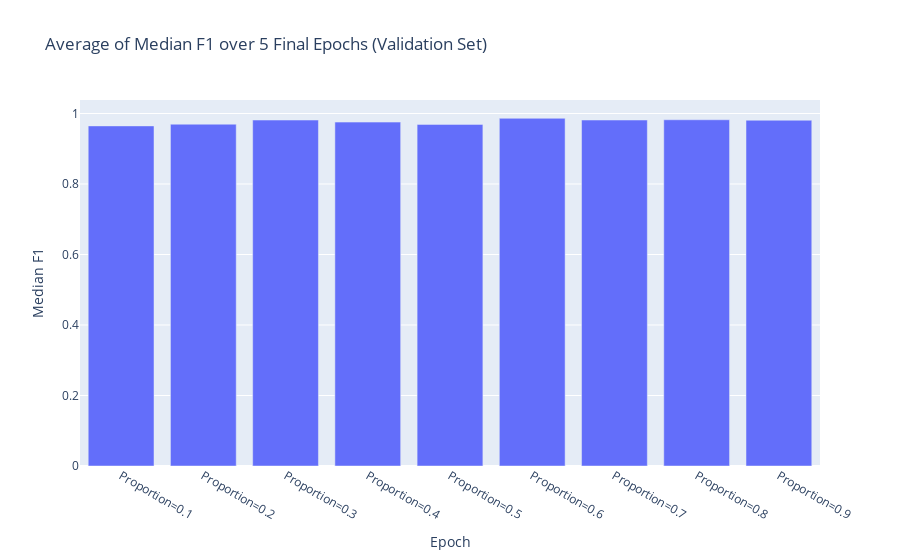

Here is the notebook cell this chart was saved with:
### Code cell
avg_f1 = f1.iloc[-5:, :].mean()

fig = go.Figure(
    data=go.Bar(
        x=avg_f1.index, y=avg_f1.values
    ),
    layout=go.Layout(
        title='Average of Median F1 over 5 Final Epochs (Validation Set)',
        xaxis=dict(title='Epoch'),
        yaxis=dict(title='Median F1')
    )
)

fig.show()

### Figure 1 — Plotly figure (JSON) as saved in the notebook; plotly's stock layout.template omitted (floating-point values rounded to 4 significant figures)
{"data": [{"type": "bar", "x": ["Proportion=0.1", "Proportion=0.2", "Proportion=0.3", "Proportion=0.4", "Proportion=0.5", "Proportion=0.6", "Proportion=0.7", "Proportion=0.8", "Proportion=0.9"], "y": [0.9648, 0.9697, 0.9814, 0.9756, 0.9691, 0.9864, 0.9815, 0.9822, 0.9809]}], "layout": {"title": {"text": "Average of Median F1 over 5 Final Epochs (Validation Set)"}, "xaxis": {"title": {"text": "Epoch"}}, "yaxis": {"title": {"text": "Median F1"}}}}
